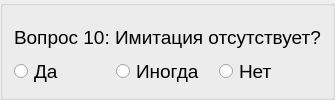
          <widget class="QGroupBox" name="block2_item10">
           <layout class="QVBoxLayout" name="verticalLayout_17">
            <property name="spacing">
             <number>0</number>
            </property>
            <item>
             <widget class="QLabel" name="label_24">
              <property name="font">
               <font>
                <pointsize>14</pointsize>
               </font>
              </property>
              <property name="text">
               <string>Вопрос 10: Имитация отсутствует?</string>
              </property>
              <property name="alignment">
               <set>Qt::AlignLeading|Qt::AlignLeft|Qt::AlignVCenter</set>
              </property>
              <property name="wordWrap">
               <bool>false</bool>
              </property>
             </widget>
            </item>
            <item>
             <layout class="QHBoxLayout" name="_17">
              <property name="spacing">
               <number>0</number>
              </property>
              <item>
               <widget class="QRadioButton" name="radioButton_49">
                <property name="font">
                 <font>
                  <pointsize>14</pointsize>
                 </font>
                </property>
                <property name="text">
                 <string>Да</string>
                </property>
               </widget>
              </item>
              <item>
               <widget class="QRadioButton" name="radioButton_50">
                <property name="font">
                 <font>
                  <pointsize>14</pointsize>
                 </font>
                </property>
                <property name="text">
                 <string>Иногда</string>
                </property>
               </widget>
              </item>
              <item>
               <widget class="QRadioButton" name="radioButton_51">
                <property name="font">
                 <font>
                  <pointsize>14</pointsize>
                 </font>
                </property>
                <property name="text">
                 <string>Нет</string>
                </property>
               </widget>
              </item>
             </layout>
            </item>
           </layout>
          </widget>
